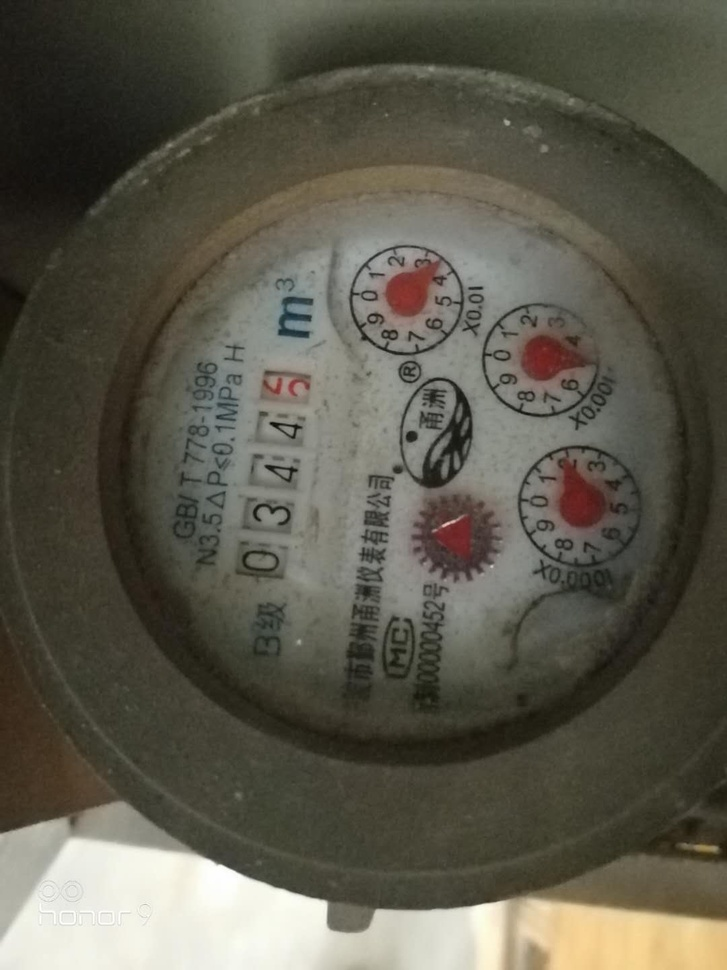
#> input picture images/meter4.jpeg, 727 x 970 px, shrunk from 1080 x 1440 before the run
$ python houghLines.py   (older library calls are emulated)
#> lines starting #> are read from the running program, lines starting #| are printed output that depends on the picture; after the words box and inside, x2 and y2 are one past the last pixel; in counts of white or black regions, pixels touching at a corner belong together
import cv2
import numpy as np
import matplotlib.pyplot as plt

def tophat(gray):
    rectKernel = cv2.getStructuringElement(cv2.MORPH_RECT, (9, 9))
    sqKernel = cv2.getStructuringElement(cv2.MORPH_RECT, (9, 9))

    tophat = cv2.morphologyEx(gray, cv2.MORPH_TOPHAT, rectKernel)
    #cv2.imshow('tophat', tophat)

    # compute the Scharr gradient of the tophat image, then scale
    # the rest back into the range [0, 255]
    gradX = cv2.Sobel(tophat, ddepth=cv2.CV_32F, dx=1, dy=0, ksize=-1)
    gradX = np.absolute(gradX)
    (minVal, maxVal) = (np.min(gradX), np.max(gradX))
    gradX = (255 * ((gradX - minVal) / (maxVal - minVal)))
    gradX = gradX.astype("uint8")

    # apply a closing operation using the rectangular kernel to help
    # cloes gaps in between credit card number digits, then apply
    # Otsu's thresholding method to binarize the image
    gradX = cv2.morphologyEx(gradX, cv2.MORPH_CLOSE, rectKernel)
    thresh = cv2.threshold(gradX, 10, 255, cv2.THRESH_BINARY | cv2.THRESH_OTSU)[1]
    cv2.imshow('thresh 1', thresh)

    # apply a second closing operation to the binary image, again
    # to help close gaps between credit card number regions
    thresh = cv2.morphologyEx(thresh, cv2.MORPH_CLOSE, sqKernel)
    cv2.imshow('thresh 2', thresh)

    return thresh

#=======================================================================
img = cv2.imread("./images/meter4.jpeg")
#> img is the input picture: shape (970, 727, 3); mean B, G, R 75.9, 88.9, 91.6
# img = cv2.imread("./images/6789-30.png")
gray = cv2.cvtColor(img, cv2.COLOR_BGR2GRAY)
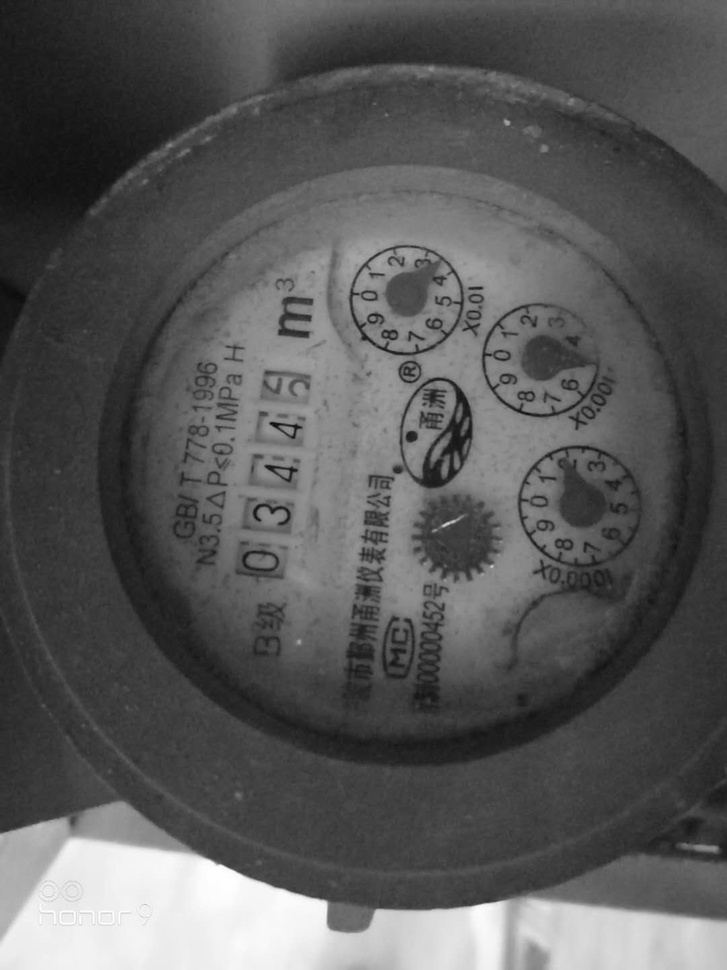
#> gray: shape (970, 727); min 4, max 255, mean 88.2

gaus = cv2.GaussianBlur(gray, (3,3), 0)
cv2.imshow("gaus", gaus)

# Step3. 形态学运算，膨胀
dilated = cv2.dilate(gaus, cv2.getStructuringElement(cv2.MORPH_ELLIPSE, (3, 3)), iterations=2)
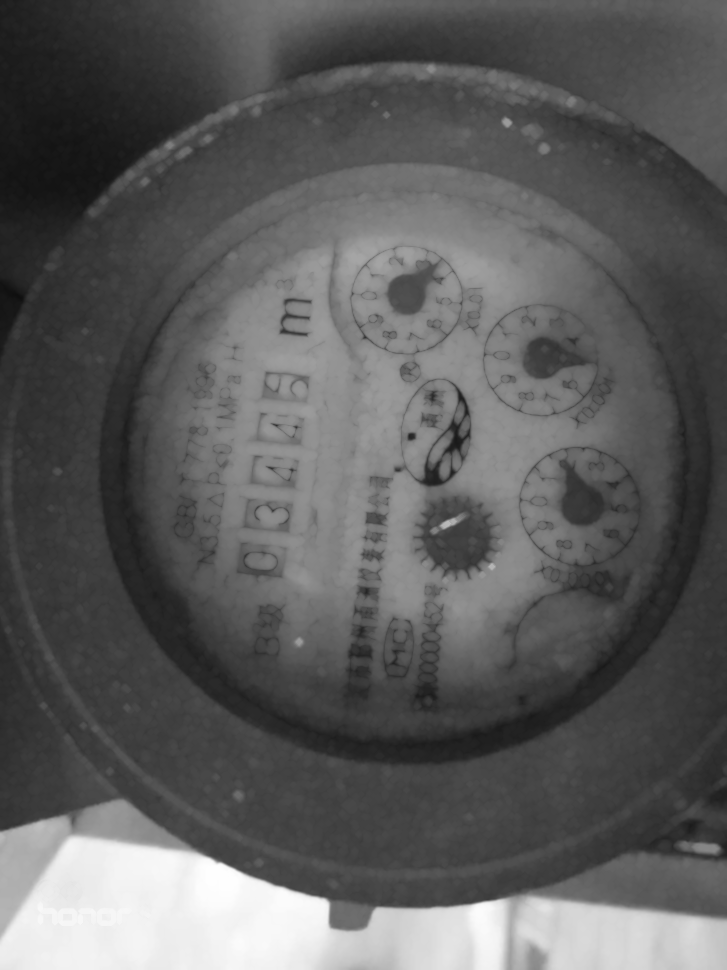
#> dilated: shape (970, 727); min 15, max 254, mean 92.6
cv2.imshow("dilate", dilated)

# thresh1 = tophat(dilated)
# cv2.imshow("thresh1", thresh1)

edges = cv2.Canny(dilated, 10, 155, apertureSize = 3)
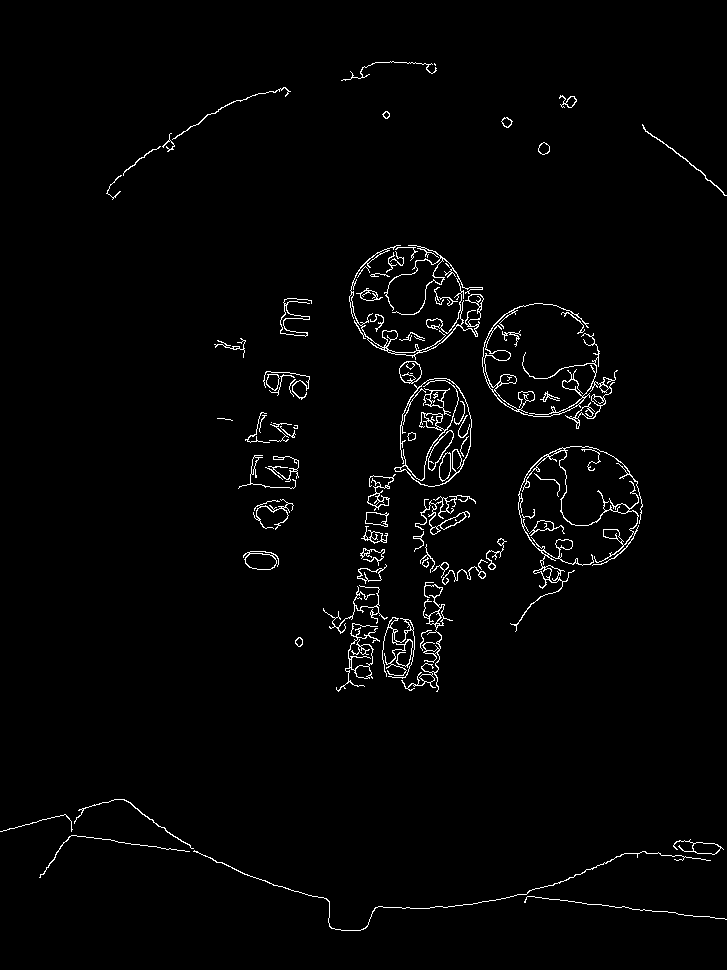
#> edges: shape (970, 727); 2% white in thin lines or dots, all inside (x1, y1, x2, y2) = (0, 61, 727, 931)
cv2.imshow("edges", edges)

# sqKernel = cv2.getStructuringElement(cv2.MORPH_RECT, (3, 3))
# erosion = cv2.erode(edges, sqKernel) # 腐蚀
# cv2.imshow("erosion", erosion)


ret, thresh = cv2.threshold(edges, 0, 255, cv2.THRESH_BINARY)
cv2.imshow("thresh", thresh)
cv2.waitKey(0)

result = img.copy()

#经验参数
minLineLength = 100
maxLineGap = 100
lines = cv2.HoughLinesP(thresh, 1, np.pi/180, 80, minLineLength, maxLineGap)
#> lines = None
#> (the run stopped early here; a loop or call above may not have finished)
